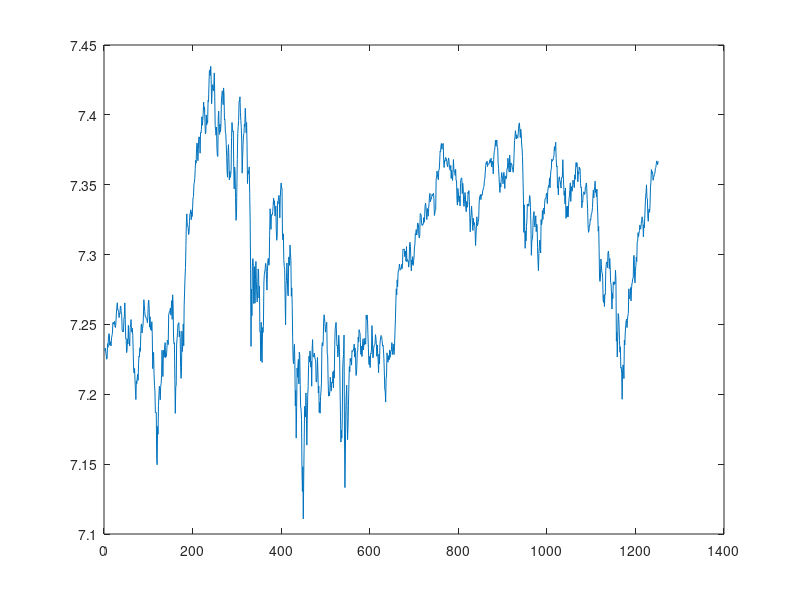

Recreate this plot in MATLAB. (Note: this script raises an error after producing the figure.)
data = importdata('speur3505ydaily.mat');
n_data = length(data);

log_data = log(data);

plot(log_data);

%% Problem 1
log_rtns = diff(log_data);
% Mean correct log returns
log_rtns_m = log_rtns - mean(log_rtns);

% Plot the autocorrelation and partial autocorrelation
figure;
% subplot(2,1,1);
autocorr(log_rtns_m);
saveas(gcf,'plots/acf_log_rtns.png');
% subplot(2,1,2);

% Ljung-box test
[h,pValue] = lbqtest(log_rtns_m, 'lags', 20);
% Fail to reject null hypothesis that log returns come from IIDN
figure;
parcorr(log_rtns_m);
saveas(gcf,'plots/pacf_log_rtns.png');

% TODO: Do you think the returns can/should be modeled as white noise? 
% TODO: Anything that suggests that a GARCH model could be a good idea?

%% Problem 2
n = length(log_rtns_m);
training = log_rtns_m(1:1000);
test = log_rtns_m(1001:end);

logL = zeros(10,10);
numParams = zeros(10,10);

for p = 1:10
    for q = 1:10
        % Create the GARCH(p,q) model without an offset
        mdl = garch('GARCHLags', p,'ARCHLags',q);
        % Estimate the model for the training data
        [~, estParamCov1, logL(p,q)] = estimate(mdl, training, 'Display', 'off'); 
        % Save the number of non-zero parameters estimated
        numParams(p,q) = sum(any(estParamCov1));
    end
end

flatLogL = reshape(logL, [1, 100]);
flatNumParams = reshape(numParams, [1, 100]);
[~,bic] = aicbic(flatLogL,flatNumParams,n);

% Plot heatmap of BIC for each of the GARCH(p,q) models
figure;
colormap('jet');
imagesc(reshape(bic, [10,10]));
set(gca,'YDir','normal') ;
colorbar;
title('BIC for GARCH(p,q) models');
xlabel('P');
ylabel('Q');
saveas(gcf,'plots/bic_heatmap_norm.png');

% The minimum value is 1, which corresponds to GARCH(1,1)
[~, min_bic_idx] = min(bic, [], 'all', 'linear');
% Get the min p and q
[min_p, min_q] = ind2sub([10,10], min_bic_idx);

%% Problem 3 
% GARCH(1,1)
mdl = garch('GARCHLags', 1,'ARCHLags',1);
estMdl = estimate(mdl, training); 

v = infer(estMdl, training);
% Plot estimated conditional variances 
% plot(v);

res = training ./ sqrt(v);

figure;
subplot(2,2,1);
plot(res);
title('Standardized Residuals');
subplot(2,2,2);
qqplot(res);
%title('Residual Histogram');
subplot(2,2,3);
autocorr(res);
title('Residual Sample ACF');
subplot(2,2,4);
autocorr(res.^2);
title('Residual^2 Sample ACF');
%parcorr(res);
% title('Residual Sample PACF');
saveas(gcf,'plots/residual_plots_norm.png');

% If the model is correct the distribution of the residual should be normal
% What about the covariance structure (is this why we do Residual^2?
% What does the autocorrelation plot of the residuals look like?
% What does the autocorrelation plot of the squared residuals look like?
% What about a qq-plot of the residuals? Are there problems?

%% Problem 4
% Repeat problem 2 & 3 for GARCH(p,q) with Student's t distribution

for p = 1:10
    for q = 1:10
        % Create the GARCH(p,q) model without an offset
        mdl = garch('GARCHLags', p,'ARCHLags',q,'Distribution','t');
        % Estimate the model for the training data
        [~, estParamCov1, logL(p,q)] = estimate(mdl, training, 'Display', 'off'); 
        % Save the number of non-zero parameters estimated
        numParams(p,q) = sum(any(estParamCov1));
    end
end

flatLogL = reshape(logL, [1, 100]);
flatNumParams = reshape(numParams, [1, 100]);
[~,t_bic] = aicbic(flatLogL,flatNumParams,n);

% Plot heatmap of BIC for each of the GARCH(p,q) models with
%  student's t distribution
figure;
colormap('jet');
imagesc(reshape(t_bic, [10,10]));
set(gca,'YDir','normal') ;
colorbar;
title('BIC for GARCH(p,q) models');
xlabel('P');
ylabel('Q');
saveas(gcf,'plots/bic_heatmap_t.png');

[~, min_bic_idx_t] = min(bic, [], 'all', 'linear');
[t_min_p, t_min_q] = ind2sub([10,10], min_bic_idx_t);

%% Problem 3 
% GARCH(1,1)
tMdl = garch('GARCHLags', t_min_p,'ARCHLags', t_min_q, 'Distribution', 't');
tEstMdl = estimate(tMdl, training); 

v = infer(tEstMdl, training);
% Plot estimated conditional variances 
% plot(v);

res = training ./ sqrt(v);

figure;
subplot(2,2,1);
plot(res);
title('Standardized Residuals');
subplot(2,2,2);
% QQ-plot for t distribution with the estimated degrees of freedom
tdist = makedist('tLocationScale', 'nu', tEstMdl.Distribution.DoF);
qqplot(res, tdist);
subplot(2,2,3);
autocorr(res);
title('Residual Sample ACF');
subplot(2,2,4);
autocorr(res.^2);
title('Residual^2 Sample ACF');
saveas(gcf,'plots/residual_plots_t.png');



%% Problem 5

%% Testing other models
% GJR(1,1) performs better according to BIC
% https://se.mathworks.com/help/econ/specify-gjr-models-using-gjr.html
gjr_mdl = gjr(1,1);
[gjr_mdl_est, gjr_estParam, gjr_logL] = estimate(gjr_mdl, training);

gjr_params = sum(any(gjr_estParam));
[~,gjr_bic] = aicbic(gjr_logL,gjr_params,n);

% sum(gjr_bic > t_bic);

%% Other
% Simulate some data to see if it looks like our data
% [vS,yS] = simulate(estMdl,length(training));

% vf = forecast(estMdl, length(test), training);

% Predict 
%[V, logL] = infer(estMdl, test);

%figure;
%plot(1:1000, training);
%hold on;
%plot(1001:1251, vf, 'r');
%plot(1001:1251, sqrt(V), 'r');
%plot(1001:1251, test, ':');
